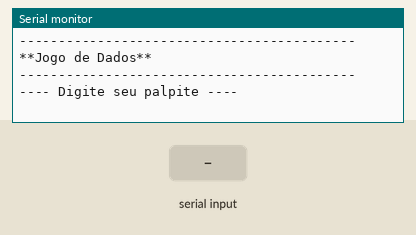
Recording of a sketch running on a simulated Arduino Uno, built with avr-gcc and run on an emulated ATmega328P. On the bench: the last lines printed to the serial monitor. The inputs (shaded band) are chosen by the test bench. Random numbers use the default seed unless the sketch sets one.

Above: at 1.9 s.
2.0 s: "90,45\n" received over Serial
At 3.8 s:
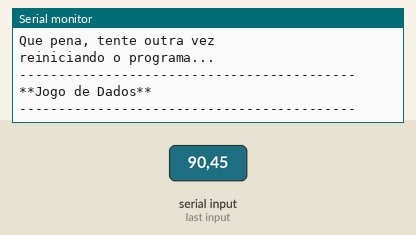
4.0 s: "30,150\n" received over Serial
At 9.56 s:
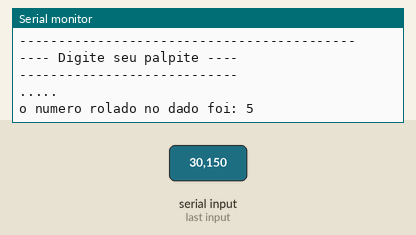
Timing chart, 0 to 11.1 s (numbered marks = the images above; inputs shaded):
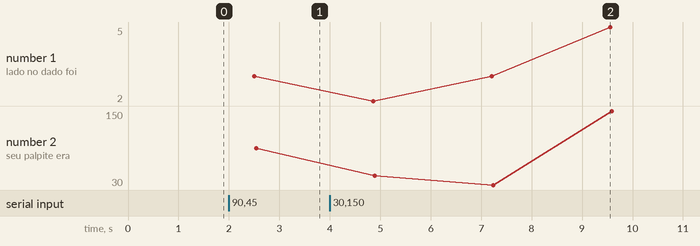

Measured:
- after the input at 2.0 s, the serial monitor: prints a new line at once (image 1)
- after the input at 4.0 s, the serial monitor: prints a new line after 3.2 s (image 2)
- plotted number 1: 3 → 5 after the input at 4.0 s
- plotted number 2: 90 → 150 after the input at 4.0 s

The sketch:

jogo_do_dado1.ino
```cpp
// C++ code
//variaaveis


//funções
void carregamento(int qtdPontos = 5, int tempo = 100)
{
  for(int i = 1; i <= qtdPontos; i++)
  {
    Serial.print(".");
    delay(tempo);
  }
}


void desenhaCabecalho()
{
  Serial.println();
  Serial.println("-------------------------------------------");
  Serial.println("**Jogo de Dados**");
  Serial.println("-------------------------------------------");
  Serial.println();
}
void setup()
{
  Serial.begin(9600);
  randomSeed(analogRead(0));
}

void loop()
{


  desenhaCabecalho();
  delay(1000);

  int palpite = 0;
  Serial.println("---- Digite seu palpite ----");
  while( ! Serial.available());
  palpite = Serial.parseInt();
  Serial.println();
  Serial.println("----------------------------");

  int numAleatorio = random(1, 7);

  Serial.println();

carregamento();

Serial.println();
Serial.println("o numero rolado no dado foi: " + String(numAleatorio));
Serial.println("o seu palpite era: " + String(palpite));

if (palpite == numAleatorio) {

  Serial.println("PARABENS, voce acertou!!!");
} else {
  Serial.println("Que pena, tente outra vez");
}

Serial.println("reiniciando o programa...");
Serial.println();
delay(750);

}
```
